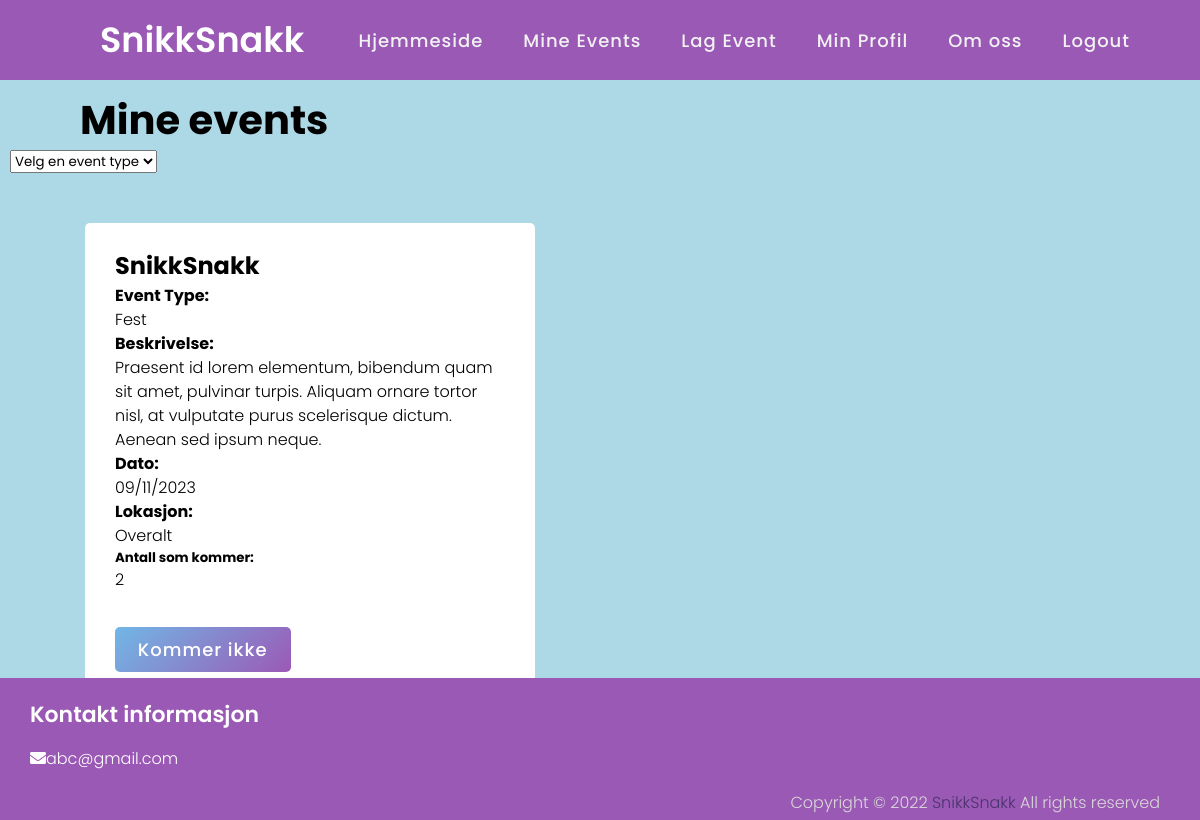
Page /public/Client/HTML/mineEvents.php?filter=fest (signed in) on the committed database.
### tables this page shows
CREATE TABLE `event` (
  `eventID` int(13) NOT NULL,
  `eventNavn` varchar(128) NOT NULL,
  `dato` date NOT NULL,
  `beskrivelse` varchar(200) NOT NULL,
  `lokasjon` varchar(50) NOT NULL,
  `eventType` varchar(50) DEFAULT NULL
);

### public/PHP/inc/event.php (the view, shortened to what this page needs)
<body>
<?php
$result = $conn->query($sql);
if ($result->num_rows > 0) {
  while($row = $result->fetch_assoc()) {
    if ($side == "hjemmeside") {
      echo '<form action="eventLike.php" method="POST">';
    } elseif ($side == "mineEvents") {
      echo '<form action="eventFjern.php" method="POST">';
    }
  ?>
<div class="container">
    <div class="content">
      <div class="title">
              <h2><?php echo $row["eventNavn"]?></h2>
      </div>
      <div class="row">
        <div class="details">
            <h4>Event Type: </h4>
             <?php echo ucfirst($row["eventType"])?><br>
           <h4>Beskrivelse: </h4>
             <?php echo $row["beskrivelse"]?><br>
           <h4>Dato: </h4>
             <?php echo date("d/m/Y", strtotime($row["dato"]))?>
            <h4>Lokasjon: </h4>
             <?php echo $row["lokasjon"]?>
            <h5>Antall som kommer: </h5>
              <?php include 'eventKommer.php' ?>
        </div>
      </div>
        <div class="button">
          <?php if ($side == "hjemmeside") {
          echo '<input type="submit" value="Kommer">';
         } elseif ($side == "mineEvents") {
          echo '<input type="submit" value="Kommer ikke">';
         }
          ?>
      </div>
    </div>
</div>
</form>
<?php
}
}
?>
</body>
</html>

### public/Client/HTML/eventKommer.php (shortened to what this page needs)
<?php
$eventID = $row['eventID'];
$sqlKommer = "SELECT COUNT(eventID) as resultat FROM myevent WHERE eventID = '$eventID'";
$resultKommer = mysqli_query($conn, $sqlKommer);
$value = mysqli_fetch_assoc($resultKommer);
echo implode($value);
?>

### public/Client/Design/css/main.css (style rules this page uses)
body { background-color: lightblue; box-sizing: border-box; padding-top: 10vh; font-family: "HelveticaNeue-Light", "Helvetica Neue Light", "Helvetica Neue", Helvetica, Arial, "Lucida Grande", sans-serif; font-weight: 300; position: relative; line-height: 1.5; max-width: 100%; height: 100%; margin: 10px; font-size: 100%; }
.container { float: left; margin-left: 25px; padding: 50; }
.content { width: 450px; height: 500px; background-color: #fff; padding: 25px 30px; border-radius: 5px; display: block; justify-content: center; margin-bottom: 20px; }
form .button { height: 45px; margin: 35px 0; width: 90%; }
form .button input { height: 100%; width: 50%; border-radius: 5px; border: none; color: #fff; font-size: 18px; font-weight: 500; letter-spacing: 1px; cursor: pointer; transition: all 0.3s ease; background: linear-gradient(135deg, #71b7e6, #9b59b6); }

### public/Client/Design/css/header.css (style rules this page uses)
* { margin: 0; padding: 0; box-sizing: border-box; font-family: 'Poppins', sans-serif; }

### public/Client/Design/css/footer.css (style rules this page uses)
* { margin: 0; padding: 0; box-sizing: border-box; font-family: 'Poppins',sans-serif; text-decoration: none; }
footer { width: 100%; position: fixed; bottom: 0; left: 0; background: #9b59b6; }
footer .contents { max-width: 1350px; margin-left: 10px; padding: 20px; display: flex; flex-wrap: wrap; background-color: #9b59b6; justify-content: space-between; }
footer .contents p,a { color: #fff; }
footer .contents .box { width: 100%; transition: all 0.4s ease; }
footer .contents .topic { font-size: 22px; font-weight: 600; color: #fff; margin-bottom: 16px; }
footer .bottom { width: 100%; text-align: right; color: #d9d9d9; padding: 0 40px 5px 0; }
footer .bottom a { color: #49346c; }
footer a { transition: all 0.3s ease; }

### rows in the picture
event: eventNavn "SnikkSnakk", eventType "Fest", beskrivelse "Praesent id lorem elementum, bibendum quam sit amet, pulvinar turpis. Aliquam ornare tortor nisl, at vulputate purus scelerisque dictum. Aenean sed ipsum neque.", dato "09/11/2023", lokasjon "Overalt", value "2"
